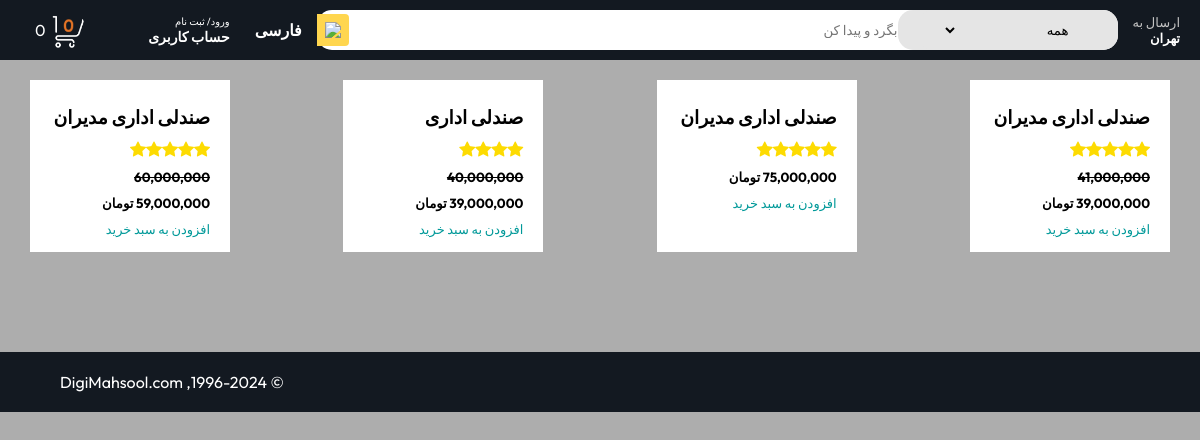
Screenshot of /Office/ with the database file from the repository.
### shop/models.py (models this page shows, shortened)
class Product(models.Model):
    name = models.CharField(max_length=50)
    description = models.CharField(max_length=500, blank=True , null=True, default='')
    price = models.DecimalField(max_digits=12, decimal_places=0, default=0)
    category = models.ForeignKey(Category, on_delete=models.CASCADE , default=1)
    star= models.IntegerField(default=0 , validators=[MinValueValidator(0), MaxValueValidator(5)])
    picture = models.ImageField(upload_to="upload/product/")
    is_sale= models.BooleanField(default=False)
    sale_price = models.DecimalField(max_digits=10, decimal_places=0, default=0)

### shop/views.py (the view)
# urls.py: path('Office/', Office , name='Office'),
def Office(request):
    all_products = Product.objects.filter(category=11)
    return render(request,'Office.html',{'products':all_products})

### shop/templates/Office.html (shortened to what this page needs)
{% extends 'base.html' %}
{% block content%}
{% load static %}
{% load humanize %}
    <div class="box-row " >
    {% for item in products %}
        {% if item.is_sale %}
        <div class="box-col">
            <h3>{{ item.name }}</h3>
            <div class="d-flex justify-content-center small text-warning mb-2" style="display: flex ; color: #fddb01">
            {% with ''|center:item.star as range %}
                {% for _ in range %}
                    <div class="bi-star-fill"></div>
                {% endfor %}
            {% endwith %}
            </div>
            <h5><strike>{{item.price | intcomma}}</strike></h5>
            <h5>{{item.sale_price | intcomma}} تومان</h5>
            <a href="#" style="text-decoration: none">افزودن به سبد خرید</a>
        </div>
        {% else %}
            <div class="box-col">
            <h3>{{ item.name }}</h3>
                <div class="d-flex justify-content-center small text-warning mb-2" style="display: flex ; color: #fddb01">
            {% with ''|center:item.star as range %}
                {% for _ in range %}
                    <div class="bi-star-fill"></div>
                {% endfor %}
            {% endwith %}
            </div>
            <h5>{{ item.price | intcomma}} تومان </h5>
            <a href="#" style="text-decoration: none">افزودن به سبد خرید</a>
            </div>
        {% endif %}
    {% endfor %}
    </div>
{% endblock %}

### css/style.css (style rules this page uses)
* { padding: 0; margin: 0; box-sizing: border-box; font-family: Outfit; }
body { background: #adadad; }
a { text-decoration: none; color: inherit; }
.box-row { display: flex; flex-wrap: wrap; row-gap: 20px; justify-content: space-between; margin: 20px 30px; }
.box-col { display: flex; flex-direction: column; gap: 10px; padding: 15px 20px; background: #fff; max-width: 24%; min-width: 200px; z-index: 1; }
.box-col a { font-size: 13px; color: #009999; font-weight: 500; }

### rows the page displays
Product: name "صندلی اداری مدیران", star 5 (drawn), price "41,000,000", sale_price "39,000,000"
Product: name "صندلی اداری مدیران", star 5 (drawn), price "75,000,000"
Product: name "صندلی اداری", is_sale True (drawn), price "40,000,000", sale_price "39,000,000"
Product: name "صندلی اداری مدیران", star 5 (drawn), price "60,000,000", sale_price "59,000,000"

### other values shown
{{ cart|length }} "0"
